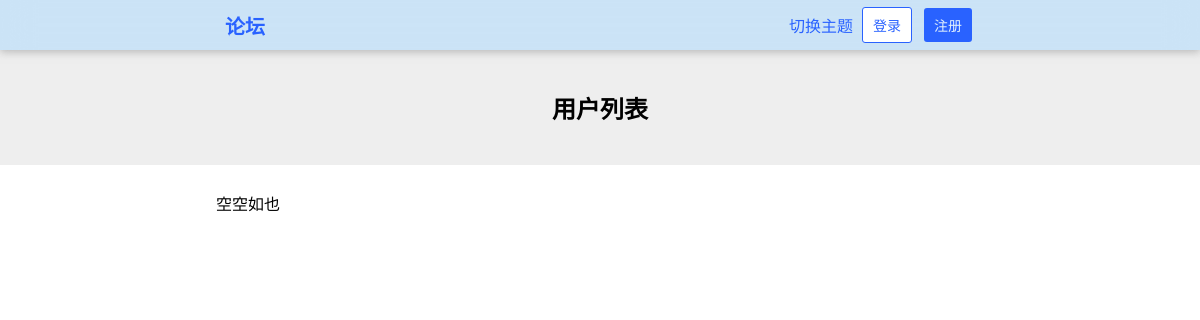
/users/, run on an earlier commit of the app's database.
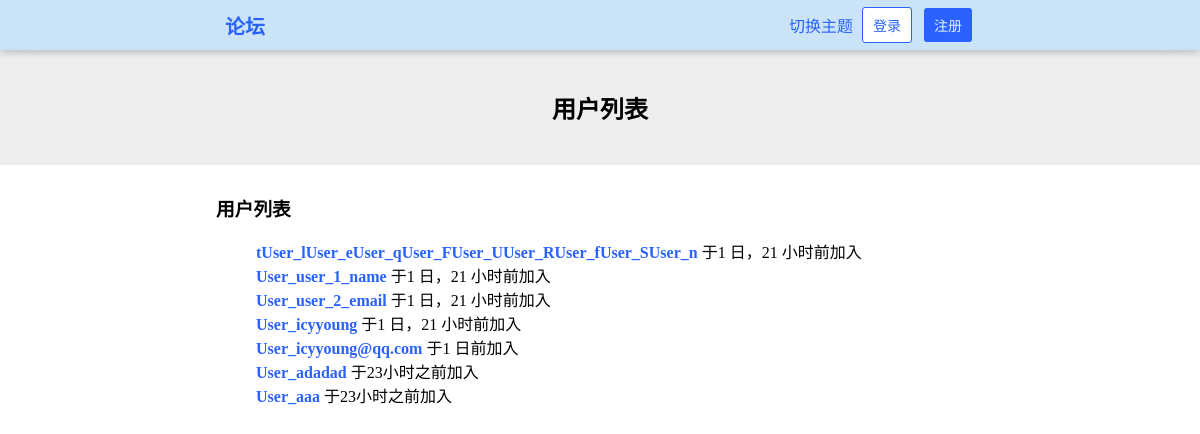
And on a later commit of the database.
### HustRava_app/models.py (models this page shows, shortened)
class User(models.Model):
    name = models.CharField(max_length=30,blank=True)
    email = models.EmailField(unique=True)
    password = models.CharField(max_length=30)
    created_at = models.DateTimeField(auto_now_add=True)
    bio = models.TextField(max_length = 100, blank=True)

### HustRava_app/views.py (the view)
# urls.py: path('users/', views.users, name="users"),                                  # 用户列表 GET
def users(request):
    user_list = User.objects.order_by('created_at')
    if "logged_in_user" in request.session:
        return render(request, 'users.html', {
            "user_list": user_list,
            "logged_in_user": request.session["logged_in_user"],
            "logged_in_user_email": request.session["logged_in_user_email"]
        })
    else:
        return render(request, 'users.html', {"user_list": user_list})

### HustRava_app/templates/users.html (shortened to what this page needs)
{% load humanize %}
{% load static %}
<!DOCTYPE html>
<html>
    <head>
        <link rel="stylesheet" type="text/css" href="{% static 'style.css' %}" />
        <link rel="stylesheet" type="text/css" href="{% static 'style-forum.css' %}" />
        <link rel="stylesheet" type="text/css" href="{% static 'style-dark.css' %}" />
    </head>
    <body>
        <header class="header">
            <a href="/" class="a-button header-title">论坛</a>
            {% if logged_in_user %}
                <div class="dropdown">
                    <button class="button-dropdown">{{ logged_in_user }}</button>
                    <div class="dropdown-content">
                        <ul>
                            <li><a href="/user/{{ logged_in_user_email }}"><div>个人主页</div></a></li>
                            <li><a href="/settings/"><div>设置</div></a></li>
                            <li><a onclick="toggle_theme()"><div>切换主题</div></a></li>
                            <div class="hr" style="margin: 4% 3px;"></div>
                            <li><a href="/logout/"><div class="logout-button">退出登录</div></a></li>
                        </ul>
                    </div>
                </div>
            {% else %}
                <a onclick="toggle_theme()" style="cursor: pointer;">切换主题</a>
                <a href="/login/" class="a-button"><button class="button-white">登录</button></a>
                <a href="/register/" class="a-button"><button>注册</button></a>
            {% endif %}
        </header>
        <div id="main">
            <div class="banner">
                <h2>用户列表</h2>
            </div>
            <div class="content">
                {% if user_list %}
                <h3>用户列表</h3>
                <ul style="list-style: none;">
                    {% for user in user_list %}
                        <li>
                            <a href="/user/{{ user.email }}/"><b>{{ user.name }}</b></a>
                            <span title="{{ user.created_at }}">于{{ user.created_at|naturaltime }}加入</span>
                        </li>
                    {% endfor %}
                </ul>
                {% else %}
                    <p>空空如也</p>
                {% endif %}
            </div>
        </div>
    </body>
</html>

What changed in the data, as far as the page shows it:
added User: name "tUser_lUser_eUser_qUser_FUser_UUser_RUser_fUser_SUser_n", created_at "1 日，21 小时前"
added User: name "User_user_1_name", created_at "1 日，21 小时前"
added User: name "User_user_2_email", created_at "1 日，21 小时前"
added User: name "User_icyyoung", created_at "1 日，21 小时前"
added User: name "User_icyyoung@qq.com", created_at "1 日前"
added User: name "User_adadad", created_at "23小时之前"
added User: name "User_aaa", created_at "23小时之前"
Also different on the page:
text no longer shown: "空空如也"
text now shown: "用户列表"
